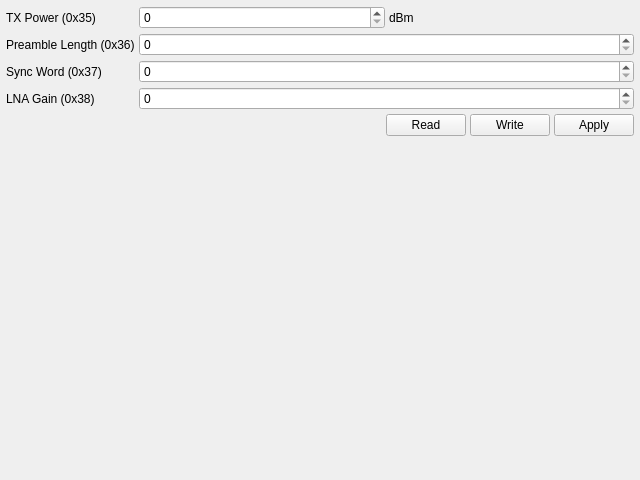
<?xml version="1.0" encoding="UTF-8"?>
<ui version="4.0">
 <class>PowerPage</class>
 <widget class="QWidget" name="PowerPage">
  <property name="geometry">
   <rect>
    <x>0</x>
    <y>0</y>
    <width>640</width>
    <height>480</height>
   </rect>
  </property>
  <layout class="QVBoxLayout" name="layoutMain">
   <property name="spacing">
    <number>4</number>
   </property>
   <property name="leftMargin">
    <number>6</number>
   </property>
   <property name="topMargin">
    <number>6</number>
   </property>
   <property name="rightMargin">
    <number>6</number>
   </property>
   <property name="bottomMargin">
    <number>6</number>
   </property>
   <item>
    <layout class="QFormLayout" name="formMain">
     <property name="verticalSpacing">
      <number>4</number>
     </property>
     <item row="0" column="0">
      <widget class="QLabel" name="lblPower">
       <property name="text">
        <string>TX Power (0x35)</string>
       </property>
      </widget>
     </item>
     <item row="0" column="1">
      <layout class="QHBoxLayout" name="hlPower">
       <property name="spacing">
        <number>4</number>
       </property>
       <item>
        <widget class="QSpinBox" name="spinPower">
         <property name="maximum">
          <number>15</number>
         </property>
        </widget>
       </item>
       <item>
        <widget class="QLabel" name="lblPowerDbm">
         <property name="text">
          <string>dBm</string>
         </property>
        </widget>
       </item>
      </layout>
     </item>
     <item row="1" column="0">
      <widget class="QLabel" name="lblPreamble">
       <property name="text">
        <string>Preamble Length (0x36)</string>
       </property>
      </widget>
     </item>
     <item row="1" column="1">
      <widget class="QSpinBox" name="spinPreamble">
       <property name="maximum">
        <number>65535</number>
       </property>
      </widget>
     </item>
     <item row="2" column="0">
      <widget class="QLabel" name="lblSyncword">
       <property name="text">
        <string>Sync Word (0x37)</string>
       </property>
      </widget>
     </item>
     <item row="2" column="1">
      <widget class="QSpinBox" name="spinSyncword">
       <property name="maximum">
        <number>255</number>
       </property>
       <property name="displayIntegerBase">
        <number>16</number>
       </property>
      </widget>
     </item>
     <item row="3" column="0">
      <widget class="QLabel" name="lblLna">
       <property name="text">
        <string>LNA Gain (0x38)</string>
       </property>
      </widget>
     </item>
     <item row="3" column="1">
      <widget class="QSpinBox" name="spinLna">
       <property name="maximum">
        <number>255</number>
       </property>
       <property name="displayIntegerBase">
        <number>16</number>
       </property>
      </widget>
     </item>
     <item row="4" column="1">
      <layout class="QHBoxLayout" name="hlPowerBtns">
       <item>
        <spacer name="horizontalSpacer">
         <property name="orientation">
          <enum>Qt::Horizontal</enum>
         </property>
         <property name="sizeHint" stdset="0">
          <size>
           <width>40</width>
           <height>20</height>
          </size>
         </property>
        </spacer>
       </item>
       <item>
        <widget class="QPushButton" name="btnRfCfgRead">
         <property name="text">
          <string>Read</string>
         </property>
        </widget>
       </item>
       <item>
        <widget class="QPushButton" name="btnRfCfgWrite">
         <property name="text">
          <string>Write</string>
         </property>
        </widget>
       </item>
       <item>
        <widget class="QPushButton" name="btnRfApply">
         <property name="text">
          <string>Apply</string>
         </property>
        </widget>
       </item>
      </layout>
     </item>
    </layout>
   </item>
   <item>
    <spacer name="verticalSpacer">
     <property name="orientation">
      <enum>Qt::Vertical</enum>
     </property>
     <property name="sizeHint" stdset="0">
      <size>
       <width>20</width>
       <height>1000000000</height>
      </size>
     </property>
    </spacer>
   </item>
  </layout>
 </widget>
 <resources/>
 <connections/>
</ui>
